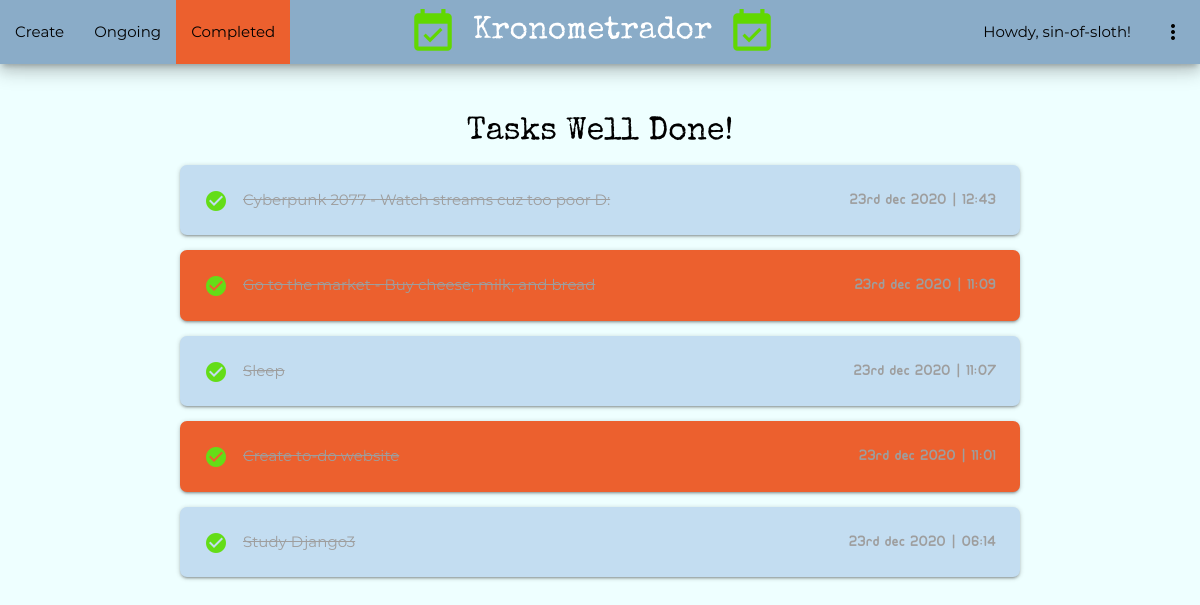
/completed/ (signed in), run on an earlier commit of the app's database.
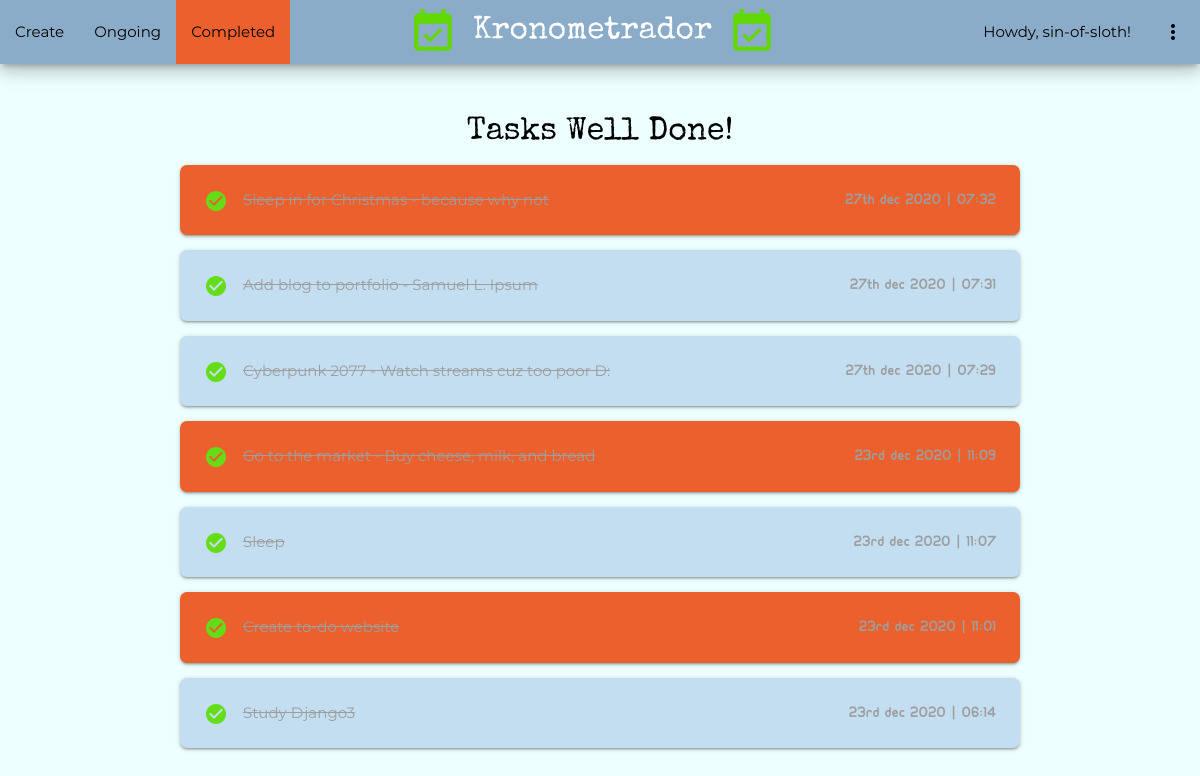
And on a later commit of the database.
### todo/models.py (models this page shows, shortened)
class Todo(models.Model) :
    title = models.CharField(max_length=30)
    memo = models.TextField(blank=True)
    created = models.DateTimeField(auto_now_add=True)
    datecompleted = models.DateTimeField(null=True, blank=True)
    important = models.BooleanField(default=False)
    user = models.ForeignKey(User, on_delete=models.CASCADE)

### todo/views.py (the view)
# urls.py: path('completed/', views.completedtodos, name='completedtodos'),
@login_required
def completedtodos(request) :
    todos = Todo.objects.filter(user=request.user, datecompleted__isnull=False).order_by('-datecompleted')
    return render(request, 'todo/completedtodos.html', {'todos':todos})

### todo/templates/todo/completedtodos.html
{% extends 'todo/base.html' %}
{% block home-url %}{% url 'home' %}{% endblock %}
{% block create-url %}{% url 'createtodo' %}{% endblock %}
{% block current-url %}{% url 'currenttodos' %}{% endblock %}
{% block completed-url %}#!{% endblock %}
{% block completed-active %}class="active"{% endblock %}
{% block content %}
<div class="container center completed-header">
    Tasks Well Done!
</div>
<div class="container">
    {% for todo in todos %}
    <div class="card-panel {% if todo.important %}imp-{% endif %}todo-card">
        <i class="material-icons left light-green-text text-accent-4">check_circle</i>
        <a href="{% url 'viewtodo' todo.id %}">
            <span class="grey-text"><s>
            {{ todo.title }}
            {% if todo.memo %}
                - {{ todo.memo }}
            {% endif %}
            </s></span>
        </a>
        <span class="right ubuntu-font grey-text">{{ todo.datecompleted|date:'jS b Y | H:i' }}</span>
    </div>
    {% endfor %}
</div>
{% endblock %}

### todo/templates/todo/base.html (shortened to what this page needs)
<!DOCTYPE html>
<html lang="en">
<head>
    {% load static %}
    {% ifequal request.COOKIES.theme "dark" %}<link rel="stylesheet" type="text/css" href="{% static 'todo/css/dark.css' %}" id="theme" class="dark">{% else %}<link rel="stylesheet" type="text/css" href="{% static 'todo/css/light.css' %}" id="theme" class="light">{% endifequal %}
    <link rel="stylesheet" type="text/css" href="{% static 'todo/css/materialize.css' %}">
    <link rel="stylesheet" type="text/css" href="{% static 'todo/css/style.css' %}">
</head>
<body>
    <div class="navbar-fixed">
        <nav class="z-depth-3">
            <div class="nav-wrapper">
                <a href="{% block home-url %}{% endblock %}" class="brand-logo center{% block brand-active %}{% endblock %}"><i class="material-icons right brand-icon">event_available</i><i class="material-icons left brand-icon">event_available</i>Kronometrador</a>
                {% if user.is_authenticated %}
                <ul class="left hide-on-med-and-down">
                    <li {% block create-active %}{% endblock %}><a href="{% block create-url %}{% endblock %}">Create</a></li>
                    <li {% block current-active %}{% endblock %}><a href="{% block current-url %}{% endblock %}">Ongoing</a></li>
                    <li {% block completed-active %}{% endblock %}><a href="{% block completed-url %}{% endblock %}">Completed</a></li>
                </ul>
                <ul class="right hide-on-med-and-down">
                    <li>Howdy, {{ user.username}}!&emsp;</li>
                    <li><a class="dropdown-trigger" href="#!" data-target="dropdown1"><i class="material-icons rotate">more_vert</i></a></li>
                </ul>
                {% endif %}
            </div>
        </nav>
    </div>
    <br><br>
    {% block content %}{% endblock %}
</body>
</html>

### todo/static/todo/css/light.css (style rules this page uses)
body { background-color: #eeffff; color: #000000; }
.nav-wrapper { background-color: #8aacc8 !important; }
.nav-wrapper ul li, .nav-wrapper ul li a { color: #000000 !important; }
nav ul li.active, nav ul li.active:hover { background-color: #ec602e !important; }
.todo-card { background-color: #c3ddf1 !important;; }
.todo-card a, .imp-todo-card a, .imp-todo-card i, .todo-card i, .imp-btn { color: #000000; }
.imp-todo-card { background-color: #ec602e !important; }

### todo/static/todo/css/style.css (style rules this page uses)
.material-icons { font-family: 'Material Icons'; font-weight: normal; font-style: normal; font-size: 24px; line-height: 1; letter-spacing: normal; text-transform: none; display: inline-block; white-space: nowrap; word-wrap: normal; direction: ltr; -webkit-font-feature-settings: 'liga'; -webkit-font-smoothing: antialiased; }
body { font-family: 'Montserrat'; }
body, .nav-wrapper, .dropdown-content { transition: background-color .5s ease-in-out !important; }
.ubuntu-font { font-family: 'UbuntuTitle'; }
.brand-logo { font-family: 'Special Elite' !important; }
.brand-icon { font-size: 50px !important; color: #61d800 !important; }
.rotate { -moz-transition: all .2s linear; -webkit-transition: all .2s linear; transition: all .2s linear; }
.card-panel { border-radius: 7px !important; }
.completed-header { font-family: 'Special Elite'; font-size: xx-large; padding-top: 0; }

What changed in the data, as far as the page shows it:
now on this page (row edited): Todo: title "Sleep in for Christmas", memo "because why not", datecompleted|H "27th dec 2020 | 07:32", important True (drawn)
now on this page (row edited): Todo: title "Add blog to portfolio", memo "Samuel L. Ipsum", datecompleted|H "27th dec 2020 | 07:31"
changed Todo "Watch streams cuz too poor D:": datecompleted|H "23rd dec 2020 | 12:43" → "27th dec 2020 | 07:29"
